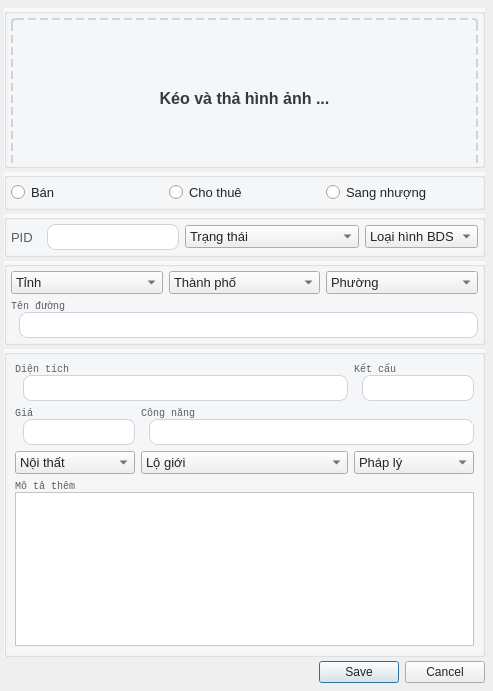
<?xml version="1.0" encoding="UTF-8"?>
<ui version="4.0">
 <class>DialogREProduct</class>
 <widget class="QDialog" name="DialogREProduct">
  <property name="geometry">
   <rect>
    <x>0</x>
    <y>0</y>
    <width>493</width>
    <height>691</height>
   </rect>
  </property>
  <property name="font">
   <font>
    <family>Courier New</family>
    <pointsize>13</pointsize>
    <bold>true</bold>
   </font>
  </property>
  <property name="windowTitle">
   <string>Dialog</string>
  </property>
  <property name="styleSheet">
   <string notr="true">#Dialog_REProduct {
  font-family: &quot;Courier New&quot;;
  background-color: #FFFFFF;
}
QGroupBox {
  font-family: &quot;Courier New&quot;;
  font-size: 13px;
  background-color: rgba(248, 249, 250, 1);
}
QLineEdit {
  padding: 4px 0;
  border: 1px solid #ced4da;
  border-radius: 8px;
  margin-left: 8px;
  padding-left: 4px;
  background-color: #FFFFFF;
  color:#212529;
}
QPlainTextEdit {
	background-color: #FFFFFF;
  color:#212529;
}
QLabel {
  font-family: &quot;Courier New&quot;;
  font-size: 13px;
  color: rgb(90, 93, 97);
}
QRadioButton {
  font-family: &quot;Courier New&quot;;
  font-size: 13px;
  color: #212529;
}
QComboBox {
  font-family: &quot;Courier New&quot;;
  font-size: 13px;
  color: #212529;
}
QPushButton {
  color: #212529;
}

</string>
  </property>
  <layout class="QVBoxLayout" name="verticalLayout_2">
   <property name="spacing">
    <number>4</number>
   </property>
   <property name="leftMargin">
    <number>4</number>
   </property>
   <property name="topMargin">
    <number>8</number>
   </property>
   <property name="rightMargin">
    <number>8</number>
   </property>
   <property name="bottomMargin">
    <number>8</number>
   </property>
   <item>
    <widget class="QGroupBox" name="image_container_w">
     <property name="minimumSize">
      <size>
       <width>0</width>
       <height>160</height>
      </size>
     </property>
     <property name="styleSheet">
      <string notr="true"/>
     </property>
     <property name="title">
      <string/>
     </property>
     <layout class="QVBoxLayout" name="verticalLayout">
      <property name="spacing">
       <number>0</number>
      </property>
      <property name="leftMargin">
       <number>4</number>
      </property>
      <property name="topMargin">
       <number>4</number>
      </property>
      <property name="rightMargin">
       <number>4</number>
      </property>
      <property name="bottomMargin">
       <number>4</number>
      </property>
      <item>
       <layout class="QHBoxLayout" name="horizontalLayout">
        <property name="spacing">
         <number>0</number>
        </property>
        <item>
         <widget class="QLabel" name="image_input">
          <property name="minimumSize">
           <size>
            <width>460</width>
            <height>160</height>
           </size>
          </property>
          <property name="styleSheet">
           <string notr="true">font-weight: 600;
font-size: 16px;
color: #343A40;
border: 2px dashed #CED4DA;
border-radius: 4px;</string>
          </property>
          <property name="text">
           <string>Kéo và thả hình ảnh ...</string>
          </property>
          <property name="alignment">
           <set>Qt::AlignmentFlag::AlignCenter</set>
          </property>
         </widget>
        </item>
       </layout>
      </item>
     </layout>
    </widget>
   </item>
   <item>
    <widget class="QGroupBox" name="option_container_w">
     <property name="maximumSize">
      <size>
       <width>16777215</width>
       <height>60</height>
      </size>
     </property>
     <property name="title">
      <string/>
     </property>
     <layout class="QHBoxLayout" name="horizontalLayout_3">
      <property name="leftMargin">
       <number>4</number>
      </property>
      <property name="topMargin">
       <number>4</number>
      </property>
      <property name="rightMargin">
       <number>4</number>
      </property>
      <property name="bottomMargin">
       <number>4</number>
      </property>
      <item>
       <layout class="QHBoxLayout" name="horizontalLayout_2">
        <item>
         <widget class="QRadioButton" name="option_sell_radio">
          <property name="text">
           <string>Bán</string>
          </property>
         </widget>
        </item>
        <item>
         <widget class="QRadioButton" name="option_rent_radio">
          <property name="text">
           <string>Cho thuê</string>
          </property>
         </widget>
        </item>
        <item>
         <widget class="QRadioButton" name="option_assignment_radio">
          <property name="text">
           <string>Sang nhượng</string>
          </property>
         </widget>
        </item>
       </layout>
      </item>
     </layout>
    </widget>
   </item>
   <item>
    <widget class="QGroupBox" name="basic_container_w">
     <property name="maximumSize">
      <size>
       <width>16777215</width>
       <height>67</height>
      </size>
     </property>
     <property name="title">
      <string/>
     </property>
     <layout class="QGridLayout" name="gridLayout_2">
      <property name="leftMargin">
       <number>4</number>
      </property>
      <property name="topMargin">
       <number>4</number>
      </property>
      <property name="rightMargin">
       <number>4</number>
      </property>
      <property name="bottomMargin">
       <number>4</number>
      </property>
      <item row="0" column="0">
       <layout class="QGridLayout" name="gridLayout" columnstretch="0,0,3,0">
        <item row="0" column="3">
         <widget class="QComboBox" name="categories_combobox">
          <item>
           <property name="text">
            <string>Loại hình BDS</string>
           </property>
          </item>
         </widget>
        </item>
        <item row="0" column="1">
         <widget class="QLineEdit" name="pid_input">
          <property name="enabled">
           <bool>true</bool>
          </property>
          <property name="minimumSize">
           <size>
            <width>140</width>
            <height>0</height>
           </size>
          </property>
          <property name="readOnly">
           <bool>true</bool>
          </property>
         </widget>
        </item>
        <item row="0" column="0">
         <widget class="QLabel" name="pid_label">
          <property name="text">
           <string>PID</string>
          </property>
         </widget>
        </item>
        <item row="0" column="2">
         <widget class="QComboBox" name="statuses_combobox">
          <item>
           <property name="text">
            <string>Trạng thái</string>
           </property>
          </item>
         </widget>
        </item>
       </layout>
      </item>
     </layout>
    </widget>
   </item>
   <item>
    <widget class="QGroupBox" name="location_container">
     <property name="maximumSize">
      <size>
       <width>16777215</width>
       <height>114</height>
      </size>
     </property>
     <property name="styleSheet">
      <string notr="true">QLabel{
font-family: &quot;Courier New&quot;;
font-size: 10px;
}</string>
     </property>
     <property name="title">
      <string/>
     </property>
     <layout class="QGridLayout" name="gridLayout_4">
      <property name="leftMargin">
       <number>4</number>
      </property>
      <property name="topMargin">
       <number>4</number>
      </property>
      <property name="rightMargin">
       <number>4</number>
      </property>
      <property name="bottomMargin">
       <number>4</number>
      </property>
      <item row="0" column="0">
       <layout class="QGridLayout" name="gridLayout_3">
        <item row="0" column="2">
         <widget class="QComboBox" name="wards_combobox">
          <item>
           <property name="text">
            <string>Phường</string>
           </property>
          </item>
         </widget>
        </item>
        <item row="0" column="1">
         <widget class="QComboBox" name="districts_combobox">
          <item>
           <property name="text">
            <string>Thành phố</string>
           </property>
          </item>
         </widget>
        </item>
        <item row="0" column="0">
         <widget class="QComboBox" name="provinces_combobox">
          <item>
           <property name="text">
            <string>Tỉnh</string>
           </property>
          </item>
         </widget>
        </item>
        <item row="1" column="0" colspan="3">
         <widget class="QWidget" name="location_street_container_w" native="true">
          <layout class="QVBoxLayout" name="verticalLayout_4">
           <property name="leftMargin">
            <number>0</number>
           </property>
           <property name="topMargin">
            <number>0</number>
           </property>
           <property name="rightMargin">
            <number>0</number>
           </property>
           <property name="bottomMargin">
            <number>0</number>
           </property>
           <item>
            <layout class="QVBoxLayout" name="verticalLayout_3">
             <property name="spacing">
              <number>0</number>
             </property>
             <item>
              <widget class="QLabel" name="street_label">
               <property name="maximumSize">
                <size>
                 <width>16777215</width>
                 <height>12</height>
                </size>
               </property>
               <property name="font">
                <font>
                 <family>Courier New</family>
                 <pointsize>-1</pointsize>
                </font>
               </property>
               <property name="lineWidth">
                <number>1</number>
               </property>
               <property name="text">
                <string>Tên đường</string>
               </property>
               <property name="indent">
                <number>-1</number>
               </property>
              </widget>
             </item>
             <item>
              <widget class="QLineEdit" name="street_input"/>
             </item>
            </layout>
           </item>
          </layout>
         </widget>
        </item>
       </layout>
      </item>
     </layout>
    </widget>
   </item>
   <item>
    <widget class="QGroupBox" name="detail_container_w">
     <property name="styleSheet">
      <string notr="true">QLabel{
font-family: &quot;Courier New&quot;;
font-size: 10px;
}</string>
     </property>
     <property name="title">
      <string/>
     </property>
     <layout class="QGridLayout" name="gridLayout_6">
      <property name="leftMargin">
       <number>8</number>
      </property>
      <property name="topMargin">
       <number>8</number>
      </property>
      <property name="rightMargin">
       <number>8</number>
      </property>
      <property name="bottomMargin">
       <number>8</number>
      </property>
      <item row="0" column="0">
       <layout class="QGridLayout" name="gridLayout_5" columnstretch="0,4,0,0">
        <item row="1" column="0">
         <widget class="QWidget" name="price_container_w" native="true">
          <layout class="QVBoxLayout" name="verticalLayout_8">
           <property name="leftMargin">
            <number>0</number>
           </property>
           <property name="topMargin">
            <number>0</number>
           </property>
           <property name="rightMargin">
            <number>0</number>
           </property>
           <property name="bottomMargin">
            <number>0</number>
           </property>
           <item>
            <layout class="QVBoxLayout" name="verticalLayout_9">
             <property name="spacing">
              <number>0</number>
             </property>
             <item>
              <widget class="QLabel" name="price_label">
               <property name="maximumSize">
                <size>
                 <width>16777215</width>
                 <height>12</height>
                </size>
               </property>
               <property name="font">
                <font>
                 <family>Courier New</family>
                 <pointsize>-1</pointsize>
                </font>
               </property>
               <property name="lineWidth">
                <number>1</number>
               </property>
               <property name="text">
                <string>Giá</string>
               </property>
               <property name="indent">
                <number>-1</number>
               </property>
              </widget>
             </item>
             <item>
              <widget class="QLineEdit" name="price_input"/>
             </item>
            </layout>
           </item>
          </layout>
         </widget>
        </item>
        <item row="2" column="0">
         <widget class="QComboBox" name="furniture_s_combobox">
          <item>
           <property name="text">
            <string>Nội thất</string>
           </property>
          </item>
         </widget>
        </item>
        <item row="2" column="1">
         <widget class="QComboBox" name="building_line_s_combobox">
          <item>
           <property name="text">
            <string>Lộ giới</string>
           </property>
          </item>
         </widget>
        </item>
        <item row="1" column="1" colspan="3">
         <widget class="QWidget" name="function_container_w" native="true">
          <layout class="QVBoxLayout" name="verticalLayout_10">
           <property name="leftMargin">
            <number>0</number>
           </property>
           <property name="topMargin">
            <number>0</number>
           </property>
           <property name="rightMargin">
            <number>0</number>
           </property>
           <property name="bottomMargin">
            <number>0</number>
           </property>
           <item>
            <layout class="QVBoxLayout" name="verticalLayout_11">
             <property name="spacing">
              <number>0</number>
             </property>
             <item>
              <widget class="QLabel" name="function_label">
               <property name="maximumSize">
                <size>
                 <width>16777215</width>
                 <height>12</height>
                </size>
               </property>
               <property name="font">
                <font>
                 <family>Courier New</family>
                 <pointsize>-1</pointsize>
                </font>
               </property>
               <property name="lineWidth">
                <number>1</number>
               </property>
               <property name="text">
                <string>Công năng</string>
               </property>
               <property name="indent">
                <number>-1</number>
               </property>
              </widget>
             </item>
             <item>
              <widget class="QLineEdit" name="function_input"/>
             </item>
            </layout>
           </item>
          </layout>
         </widget>
        </item>
        <item row="0" column="2" colspan="2">
         <widget class="QWidget" name="structure_container_w" native="true">
          <layout class="QVBoxLayout" name="verticalLayout_6">
           <property name="leftMargin">
            <number>0</number>
           </property>
           <property name="topMargin">
            <number>0</number>
           </property>
           <property name="rightMargin">
            <number>0</number>
           </property>
           <property name="bottomMargin">
            <number>0</number>
           </property>
           <item>
            <layout class="QVBoxLayout" name="verticalLayout_7">
             <property name="spacing">
              <number>0</number>
             </property>
             <item>
              <widget class="QLabel" name="structure_label">
               <property name="maximumSize">
                <size>
                 <width>16777215</width>
                 <height>12</height>
                </size>
               </property>
               <property name="font">
                <font>
                 <family>Courier New</family>
                 <pointsize>-1</pointsize>
                </font>
               </property>
               <property name="lineWidth">
                <number>1</number>
               </property>
               <property name="text">
                <string>Kết cấu</string>
               </property>
               <property name="indent">
                <number>-1</number>
               </property>
              </widget>
             </item>
             <item>
              <widget class="QLineEdit" name="structure_input"/>
             </item>
            </layout>
           </item>
          </layout>
         </widget>
        </item>
        <item row="0" column="0" colspan="2">
         <widget class="QWidget" name="area_container_w" native="true">
          <layout class="QVBoxLayout" name="verticalLayout_24">
           <property name="leftMargin">
            <number>0</number>
           </property>
           <property name="topMargin">
            <number>0</number>
           </property>
           <property name="rightMargin">
            <number>0</number>
           </property>
           <property name="bottomMargin">
            <number>0</number>
           </property>
           <item>
            <layout class="QVBoxLayout" name="verticalLayout_25">
             <property name="spacing">
              <number>0</number>
             </property>
             <item>
              <widget class="QLabel" name="area_label">
               <property name="maximumSize">
                <size>
                 <width>16777215</width>
                 <height>12</height>
                </size>
               </property>
               <property name="font">
                <font>
                 <family>Courier New</family>
                 <pointsize>-1</pointsize>
                </font>
               </property>
               <property name="lineWidth">
                <number>1</number>
               </property>
               <property name="text">
                <string>Diện tích</string>
               </property>
               <property name="indent">
                <number>-1</number>
               </property>
              </widget>
             </item>
             <item>
              <widget class="QLineEdit" name="area_input"/>
             </item>
            </layout>
           </item>
          </layout>
         </widget>
        </item>
        <item row="3" column="0" colspan="4">
         <widget class="QWidget" name="description_container_w" native="true">
          <layout class="QVBoxLayout" name="verticalLayout_22">
           <property name="leftMargin">
            <number>0</number>
           </property>
           <property name="topMargin">
            <number>0</number>
           </property>
           <property name="rightMargin">
            <number>0</number>
           </property>
           <property name="bottomMargin">
            <number>0</number>
           </property>
           <item>
            <layout class="QVBoxLayout" name="verticalLayout_23">
             <property name="spacing">
              <number>0</number>
             </property>
             <item>
              <widget class="QLabel" name="description_label">
               <property name="maximumSize">
                <size>
                 <width>16777215</width>
                 <height>12</height>
                </size>
               </property>
               <property name="font">
                <font>
                 <family>Courier New</family>
                 <pointsize>-1</pointsize>
                </font>
               </property>
               <property name="lineWidth">
                <number>1</number>
               </property>
               <property name="text">
                <string>Mô tả thêm</string>
               </property>
               <property name="indent">
                <number>-1</number>
               </property>
              </widget>
             </item>
             <item>
              <widget class="QPlainTextEdit" name="description_input"/>
             </item>
            </layout>
           </item>
          </layout>
         </widget>
        </item>
        <item row="2" column="2" colspan="2">
         <widget class="QComboBox" name="legal_s_combobox">
          <item>
           <property name="text">
            <string>Pháp lý</string>
           </property>
          </item>
         </widget>
        </item>
       </layout>
      </item>
     </layout>
    </widget>
   </item>
   <item>
    <widget class="QDialogButtonBox" name="buttonBox">
     <property name="orientation">
      <enum>Qt::Orientation::Horizontal</enum>
     </property>
     <property name="standardButtons">
      <set>QDialogButtonBox::StandardButton::Cancel|QDialogButtonBox::StandardButton::Save</set>
     </property>
    </widget>
   </item>
  </layout>
 </widget>
 <tabstops>
  <tabstop>option_sell_radio</tabstop>
  <tabstop>option_rent_radio</tabstop>
  <tabstop>option_assignment_radio</tabstop>
  <tabstop>pid_input</tabstop>
  <tabstop>statuses_combobox</tabstop>
  <tabstop>categories_combobox</tabstop>
  <tabstop>provinces_combobox</tabstop>
  <tabstop>districts_combobox</tabstop>
  <tabstop>wards_combobox</tabstop>
  <tabstop>street_input</tabstop>
  <tabstop>area_input</tabstop>
  <tabstop>structure_input</tabstop>
  <tabstop>price_input</tabstop>
  <tabstop>function_input</tabstop>
  <tabstop>furniture_s_combobox</tabstop>
  <tabstop>building_line_s_combobox</tabstop>
  <tabstop>legal_s_combobox</tabstop>
  <tabstop>description_input</tabstop>
 </tabstops>
 <resources/>
 <connections>
  <connection>
   <sender>buttonBox</sender>
   <signal>accepted()</signal>
   <receiver>DialogREProduct</receiver>
   <slot>accept()</slot>
   <hints>
    <hint type="sourcelabel">
     <x>248</x>
     <y>254</y>
    </hint>
    <hint type="destinationlabel">
     <x>157</x>
     <y>274</y>
    </hint>
   </hints>
  </connection>
  <connection>
   <sender>buttonBox</sender>
   <signal>rejected()</signal>
   <receiver>DialogREProduct</receiver>
   <slot>reject()</slot>
   <hints>
    <hint type="sourcelabel">
     <x>316</x>
     <y>260</y>
    </hint>
    <hint type="destinationlabel">
     <x>286</x>
     <y>274</y>
    </hint>
   </hints>
  </connection>
 </connections>
</ui>
